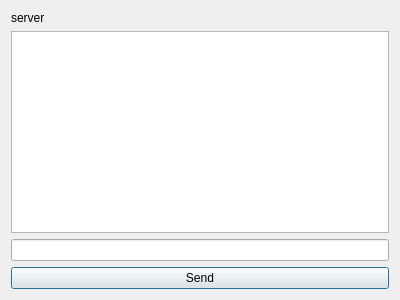
<?xml version="1.0" encoding="UTF-8"?>
<ui version="4.0">
 <class>Dialog</class>
 <widget class="QDialog" name="Dialog">
  <property name="geometry">
   <rect>
    <x>0</x>
    <y>0</y>
    <width>400</width>
    <height>300</height>
   </rect>
  </property>
  <property name="windowTitle">
   <string>Dialog</string>
  </property>
  <layout class="QVBoxLayout" name="verticalLayout">
   <item>
    <widget class="QLabel" name="label">
     <property name="text">
      <string>server</string>
     </property>
    </widget>
   </item>
   <item>
    <widget class="QTextEdit" name="textEditmessage"/>
   </item>
   <item>
    <widget class="QLineEdit" name="lineEditmessage"/>
   </item>
   <item>
    <widget class="QPushButton" name="sendButton">
     <property name="text">
      <string>Send</string>
     </property>
    </widget>
   </item>
  </layout>
 </widget>
 <resources/>
 <connections/>
</ui>
